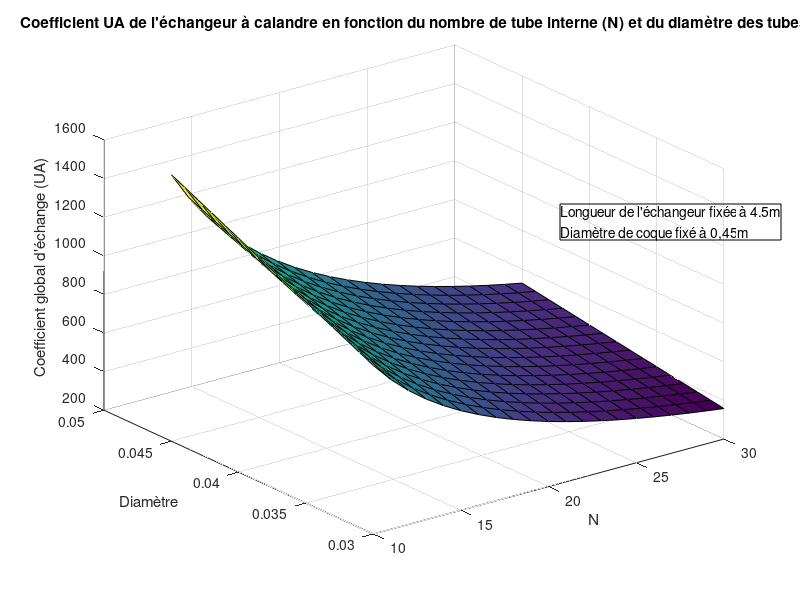

This figure's MATLAB source:
%% Détermination des dimensions de l'échangeur de chaleur à partir d'un UA de 800
clear
clc
%Dimensions
Dp_i= 0.045; %m
Dp_e= 0.048; %m (épaisseur de 1.5mm)
N=20; %(nombres de tuyaux intérieurs)
Dg_i=0.3; %m
L=4.5; %m

Ap_i=pi*Dp_i*L; %m^2
Ap_e=pi*Dp_e*L; %m^2
Ag_i=pi*Dg_i*L; %m^2

% Propriété des fluides
% Densité
rho_MDI = 1250; %[kg/m^3]
rho_Poly = 1210; %[kg/m^3]
rho_H2O = 1034; %[kg/m^3]

% Conductivité thermique
k_MDI = 0.08648; % [W/m K]
k_Poly = 0.1557; % [W/m K]
k_H2O = 0.147; % [W/m K]
k_acier = 36; % [W/m K]

% Chaleur spécifique
cp_MDI = 1800; % [J/kg K]
cp_Poly = 2270; % [J/kg K]
cp_H2O = 3915; % [J/kg K]

% Viscosités dynamiques
visc_MDI = 0.19; % [Ns/m^2]
visc_H2O = 0.042; % Viscosité du Propylène Glycol [Ns/m^2]

% Débit des fluides
debit_MDI = 35/(1000*60); % [m^3/s] valeur maximale de sortie
debit_Poly = 17/(1000*60); % [m^3/s] valeur maximale de sortie
debit_H2O = 0.005; % [m^3/s] valeur déterminé sur la courbe de pompe

%Nombre de Prandlt
Pr_MDI=visc_MDI*cp_MDI/k_MDI;
Pr_H2O=visc_H2O*cp_H2O/k_H2O;

%Résistance de convection interne des petits tuyaux
%(Eau-glycol qui circule dans les petits tuyaux)
Re_p_i=(4*rho_H2O*debit_H2O)/(pi*N*Dp_i*visc_H2O);
%Laminaire (Re plus petit que 2300) 
%Turbulent (Re plus grand que 2300)
if Re_p_i < 2300
    Nu_p_i=4.36;
else
    Nu_p_i=0.023*(Re_p_i^(4/5))*(Pr_H2O^0.4); %n=0.4 parce que température de surface est plus chaude que température intérieure
end
h_p_i=Nu_p_i*k_H2O/Dp_i;
R_conv_i=1/(h_p_i)*Ap_i;

%Résistance de conduction des petits tuyaux
R_cond=(log(Dp_e/Dp_i))/(2*pi*L*k_acier);

%Résistance de convection externe des petits tuyaux
%(MDI qui a un effet convectif sur l'extérieur des petits tuyaux.)
%Aire et diamètre équivalent
Aeq=((pi*Dg_i^2)/4)-N*((pi*Dp_e^2)/4);
Deq=(Aeq*4/pi)^(1/2);
Re_p_e=(4*rho_MDI*debit_MDI)/(pi*N*Deq*visc_MDI);
V=debit_MDI/Aeq;

if Re_p_e < 2300
     Nu_p_e=4.36;
else
    Nu_p_e=0.023*(Re_p_e^(4/5))*(Pr_MDI^0.3); %n=0.3 parce que température de surface est plus froide que température intérieure
end
h_p_e=Nu_p_e*k_MDI/Dp_e;
R_conv_e=1/(h_p_e)*(Ap_e);
    
%Résistance totale des petits tuyaux
%(20 tuyaux en parallèle)
R_tot=N*(1/R_cond + 1/R_conv_e + 1/R_conv_i)^(-1);
UA=1/R_tot;

%La convection externe est négligée, ce qui sous-entend que l'échangeur est
%isolé. On ne calcule donc pas la convection du MDI sur la parois intérieur
%du gros tuyaux, ni la conduction dans le gros tuyau.

%% Optimisation

% longeur fixée à 4.5m
% débit fixé à 35 lpm

D_tubes=zeros(1);
i=0;
j=0;
valeurs=zeros(i,j);
Nbre_tube=(10:1:30);

for Opt_Dp_i=0.03:0.001:0.045
    i=i+1;
    for Opt_N=10:30
        j=j+1;
        Opt_Dp_e=(Opt_Dp_i+0.003);
        Opt_Ap_i=pi*Opt_Dp_i*L;
        Opt_Ap_e=pi*Opt_Dp_e*L;
        Opt_h_p_i=Nu_p_i*k_H2O/Opt_Dp_i;
        Opt_h_p_e=Nu_p_e*k_MDI/Opt_Dp_e;
        Opt_R_cond=(log(Opt_Dp_e/Opt_Dp_i))/(2*pi*L*k_acier);
        Opt_R_conv_i=1/(h_p_i)*Opt_Ap_i;
        Opt_R_conv_e=1/(Opt_h_p_e)*(Opt_Ap_e);
        Opt_R_tot=Opt_N*(1/Opt_R_cond + 1/Opt_R_conv_e + 1/Opt_R_conv_i)^(-1);
        Opt_UA=1/Opt_R_tot;
        valeurs(i,j)=Opt_UA;
        if j==21
            j=0;
        end
    end
    D_tubes(i,1)=Opt_Dp_i;
end

figure(1)
surf(Nbre_tube,D_tubes,valeurs)
title("Coefficient UA de l'échangeur à calandre en fonction du nombre de tube interne (N) et du diamètre des tubes");
xlabel("N");
ylabel("Diamètre")
zlabel("Coefficient global d'échange (UA)")
note=sprintf("Longueur de l'échangeur fixée à 4.5m\nDiamètre de coque fixé à 0,45m");
annotation('textbox', [0.7, 0.6, 0.1, 0.1], 'String', note)